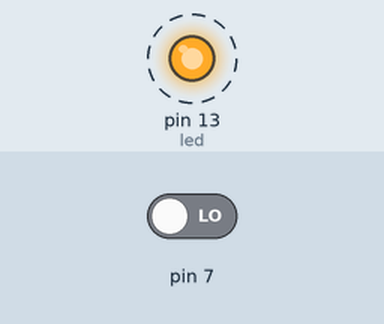
This sketch was run on a simulated Arduino Uno, built with avr-gcc and run on an emulated ATmega328P. Shown: output pins drawn as LEDs (lit = HIGH). Dashed ring = blinking. Inputs (shaded band) come from the test bench; at power-on: pin 7 LOW.

Above: at 4.8 s.
4.9 s: pin 7 driven HIGH
At 5.7 s:
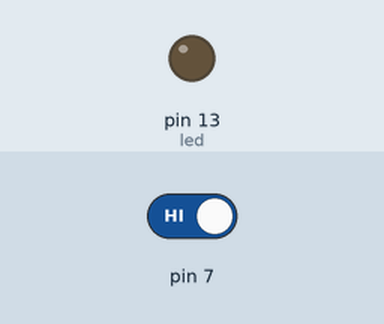
At 6.4 s:
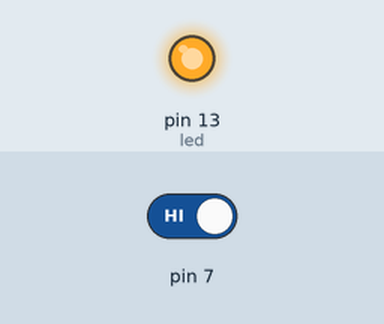
Timing chart, 0 to 14.4 s (numbered marks = the images above; inputs shaded):
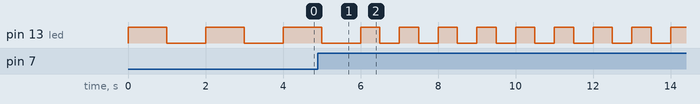

The sketch:

sketch_sep26d.ino
```cpp
int led = 13;
int ms = 1000;
int mode = 0;

int prev=0;
int curr=0;

void setup() {
  // put your setup code here, to run once:
  pinMode(led,OUTPUT);
  pinMode(7,INPUT);
  digitalWrite(led,LOW);
  Serial.begin(9600);
}

void loop() {
  // put your main code here, to run repeatedly:
  prev = curr;
  curr = digitalRead(7);
  if(curr==1 && prev==0)
  {
    mode++;
  }
  if(mode > 4) mode =0;

  switch(mode)
  {
    case 0:
    ms = 1000;
    break;
    case 1:
    ms = 500;
    break;
    case 2:
    ms = 300;
    break;
    case 3:
    ms = 100;
    break;
    case 4:
    ms = 25;
    break;
  }

  digitalWrite(led, HIGH);
  delay(ms);
  digitalWrite(led, LOW);
  delay(ms);
}
```

Measured:
- by itself, pin 13 (led): repeats every 1.0 s: HIGH 0.50 s, LOW 0.50 s
